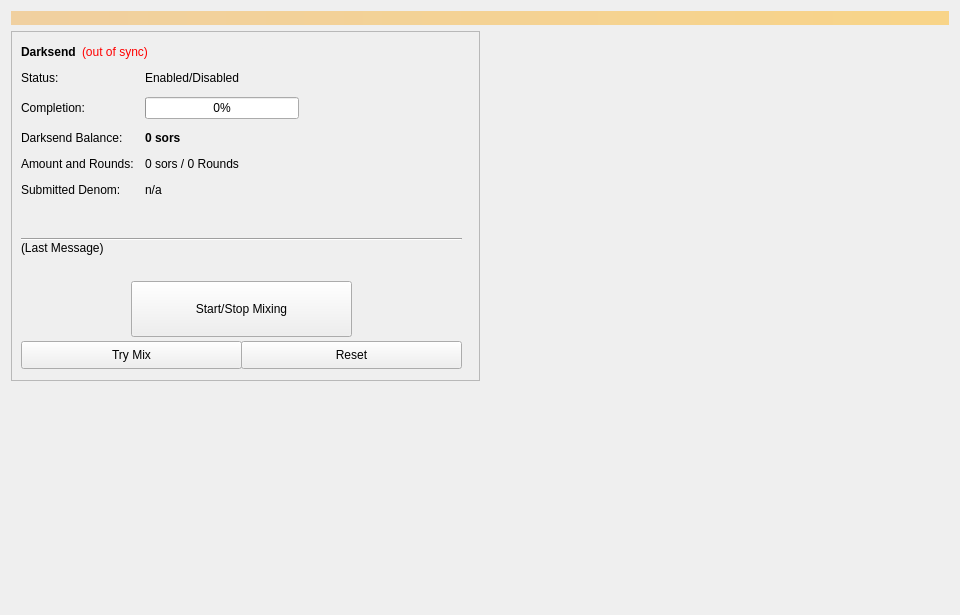
<?xml version="1.0" encoding="UTF-8"?>
<ui version="4.0">
 <class>Coinmix</class>
 <widget class="QWidget" name="Coinmix">
  <property name="geometry">
   <rect>
    <x>0</x>
    <y>0</y>
    <width>960</width>
    <height>615</height>
   </rect>
  </property>
  <property name="minimumSize">
   <size>
    <width>960</width>
    <height>0</height>
   </size>
  </property>
  <property name="windowTitle">
   <string>Form</string>
  </property>
  <layout class="QVBoxLayout" name="topLayout">
   <item>
    <widget class="QLabel" name="labelAlerts">
     <property name="visible">
      <bool>false</bool>
     </property>
     <property name="styleSheet">
      <string notr="true">background-color: qlineargradient(x1: 0, y1: 0, x2: 1, y2: 0, stop:0 #F0D0A0, stop:1 #F8D488); color:#000000;</string>
     </property>
     <property name="wordWrap">
      <bool>true</bool>
     </property>
     <property name="margin">
      <number>3</number>
     </property>
    </widget>
   </item>
   <item>
    <layout class="QHBoxLayout" name="horizontalLayout" stretch="1,1">
     <item>
      <layout class="QVBoxLayout" name="verticalLayout_2">
       <item>
        <widget class="QFrame" name="frameDarksend">
         <property name="minimumSize">
          <size>
           <width>0</width>
           <height>350</height>
          </size>
         </property>
         <property name="layoutDirection">
          <enum>Qt::LeftToRight</enum>
         </property>
         <property name="frameShape">
          <enum>QFrame::StyledPanel</enum>
         </property>
         <property name="frameShadow">
          <enum>QFrame::Raised</enum>
         </property>
         <widget class="QWidget" name="formLayoutWidget">
          <property name="geometry">
           <rect>
            <x>10</x>
            <y>40</y>
            <width>451</width>
            <height>161</height>
           </rect>
          </property>
          <layout class="QFormLayout" name="formLayout">
           <property name="fieldGrowthPolicy">
            <enum>QFormLayout::AllNonFixedFieldsGrow</enum>
           </property>
           <property name="horizontalSpacing">
            <number>11</number>
           </property>
           <property name="verticalSpacing">
            <number>12</number>
           </property>
           <item row="0" column="0">
            <widget class="QLabel" name="label_6">
             <property name="text">
              <string>Status:</string>
             </property>
            </widget>
           </item>
           <item row="1" column="0">
            <widget class="QLabel" name="label_7">
             <property name="text">
              <string>Completion:</string>
             </property>
            </widget>
           </item>
           <item row="1" column="1">
            <widget class="QProgressBar" name="DarksendProgress">
             <property name="maximumSize">
              <size>
               <width>154</width>
               <height>16777215</height>
              </size>
             </property>
             <property name="value">
              <number>0</number>
             </property>
            </widget>
           </item>
           <item row="2" column="0">
            <widget class="QLabel" name="labelAnonymizedText">
             <property name="text">
              <string>Darksend Balance:</string>
             </property>
            </widget>
           </item>
           <item row="2" column="1">
            <widget class="QLabel" name="labelAnonymized">
             <property name="font">
              <font>
               <weight>75</weight>
               <bold>true</bold>
              </font>
             </property>
             <property name="text">
              <string notr="true">0 sors</string>
             </property>
            </widget>
           </item>
           <item row="3" column="0">
            <widget class="QLabel" name="label_8">
             <property name="text">
              <string>Amount and Rounds:</string>
             </property>
            </widget>
           </item>
           <item row="3" column="1">
            <widget class="QLabel" name="labelAmountRounds">
             <property name="text">
              <string>0 sors / 0 Rounds</string>
             </property>
            </widget>
           </item>
           <item row="4" column="0">
            <widget class="QLabel" name="label_9">
             <property name="text">
              <string>Submitted Denom:</string>
             </property>
            </widget>
           </item>
           <item row="4" column="1">
            <widget class="QLabel" name="labelSubmittedDenom">
             <property name="toolTip">
              <string>The denominations you submitted to the Masternode.&lt;br&gt;To mix, other users must submit the exact same denominations.</string>
             </property>
             <property name="text">
              <string>n/a</string>
             </property>
            </widget>
           </item>
           <item row="0" column="1">
            <widget class="QLabel" name="DarksendEnabled">
             <property name="text">
              <string>Enabled/Disabled</string>
             </property>
            </widget>
           </item>
          </layout>
         </widget>
         <widget class="QPushButton" name="runAutoDenom">
          <property name="geometry">
           <rect>
            <x>251</x>
            <y>17</y>
            <width>1</width>
            <height>1</height>
           </rect>
          </property>
          <property name="palette">
           <palette>
            <active>
             <colorrole role="WindowText">
              <brush brushstyle="SolidPattern">
               <color alpha="255">
                <red>0</red>
                <green>0</green>
                <blue>0</blue>
               </color>
              </brush>
             </colorrole>
             <colorrole role="Button">
              <brush brushstyle="SolidPattern">
               <color alpha="255">
                <red>239</red>
                <green>238</green>
                <blue>238</blue>
               </color>
              </brush>
             </colorrole>
             <colorrole role="Light">
              <brush brushstyle="SolidPattern">
               <color alpha="255">
                <red>255</red>
                <green>255</green>
                <blue>255</blue>
               </color>
              </brush>
             </colorrole>
             <colorrole role="Midlight">
              <brush brushstyle="SolidPattern">
               <color alpha="255">
                <red>247</red>
                <green>246</green>
                <blue>246</blue>
               </color>
              </brush>
             </colorrole>
             <colorrole role="Dark">
              <brush brushstyle="SolidPattern">
               <color alpha="255">
                <red>119</red>
                <green>119</green>
                <blue>119</blue>
               </color>
              </brush>
             </colorrole>
             <colorrole role="Mid">
              <brush brushstyle="SolidPattern">
               <color alpha="255">
                <red>159</red>
                <green>159</green>
                <blue>159</blue>
               </color>
              </brush>
             </colorrole>
             <colorrole role="Text">
              <brush brushstyle="SolidPattern">
               <color alpha="255">
                <red>0</red>
                <green>0</green>
                <blue>0</blue>
               </color>
              </brush>
             </colorrole>
             <colorrole role="BrightText">
              <brush brushstyle="SolidPattern">
               <color alpha="255">
                <red>255</red>
                <green>255</green>
                <blue>255</blue>
               </color>
              </brush>
             </colorrole>
             <colorrole role="ButtonText">
              <brush brushstyle="SolidPattern">
               <color alpha="255">
                <red>0</red>
                <green>0</green>
                <blue>0</blue>
               </color>
              </brush>
             </colorrole>
             <colorrole role="Base">
              <brush brushstyle="SolidPattern">
               <color alpha="255">
                <red>255</red>
                <green>255</green>
                <blue>255</blue>
               </color>
              </brush>
             </colorrole>
             <colorrole role="Window">
              <brush brushstyle="SolidPattern">
               <color alpha="255">
                <red>239</red>
                <green>238</green>
                <blue>238</blue>
               </color>
              </brush>
             </colorrole>
             <colorrole role="Shadow">
              <brush brushstyle="SolidPattern">
               <color alpha="255">
                <red>0</red>
                <green>0</green>
                <blue>0</blue>
               </color>
              </brush>
             </colorrole>
             <colorrole role="AlternateBase">
              <brush brushstyle="SolidPattern">
               <color alpha="255">
                <red>247</red>
                <green>246</green>
                <blue>246</blue>
               </color>
              </brush>
             </colorrole>
             <colorrole role="ToolTipBase">
              <brush brushstyle="SolidPattern">
               <color alpha="255">
                <red>255</red>
                <green>255</green>
                <blue>220</blue>
               </color>
              </brush>
             </colorrole>
             <colorrole role="ToolTipText">
              <brush brushstyle="SolidPattern">
               <color alpha="255">
                <red>0</red>
                <green>0</green>
                <blue>0</blue>
               </color>
              </brush>
             </colorrole>
            </active>
            <inactive>
             <colorrole role="WindowText">
              <brush brushstyle="SolidPattern">
               <color alpha="255">
                <red>0</red>
                <green>0</green>
                <blue>0</blue>
               </color>
              </brush>
             </colorrole>
             <colorrole role="Button">
              <brush brushstyle="SolidPattern">
               <color alpha="255">
                <red>239</red>
                <green>238</green>
                <blue>238</blue>
               </color>
              </brush>
             </colorrole>
             <colorrole role="Light">
              <brush brushstyle="SolidPattern">
               <color alpha="255">
                <red>255</red>
                <green>255</green>
                <blue>255</blue>
               </color>
              </brush>
             </colorrole>
             <colorrole role="Midlight">
              <brush brushstyle="SolidPattern">
               <color alpha="255">
                <red>247</red>
                <green>246</green>
                <blue>246</blue>
               </color>
              </brush>
             </colorrole>
             <colorrole role="Dark">
              <brush brushstyle="SolidPattern">
               <color alpha="255">
                <red>119</red>
                <green>119</green>
                <blue>119</blue>
               </color>
              </brush>
             </colorrole>
             <colorrole role="Mid">
              <brush brushstyle="SolidPattern">
               <color alpha="255">
                <red>159</red>
                <green>159</green>
                <blue>159</blue>
               </color>
              </brush>
             </colorrole>
             <colorrole role="Text">
              <brush brushstyle="SolidPattern">
               <color alpha="255">
                <red>0</red>
                <green>0</green>
                <blue>0</blue>
               </color>
              </brush>
             </colorrole>
             <colorrole role="BrightText">
              <brush brushstyle="SolidPattern">
               <color alpha="255">
                <red>255</red>
                <green>255</green>
                <blue>255</blue>
               </color>
              </brush>
             </colorrole>
             <colorrole role="ButtonText">
              <brush brushstyle="SolidPattern">
               <color alpha="255">
                <red>0</red>
                <green>0</green>
                <blue>0</blue>
               </color>
              </brush>
             </colorrole>
             <colorrole role="Base">
              <brush brushstyle="SolidPattern">
               <color alpha="255">
                <red>255</red>
                <green>255</green>
                <blue>255</blue>
               </color>
              </brush>
             </colorrole>
             <colorrole role="Window">
              <brush brushstyle="SolidPattern">
               <color alpha="255">
                <red>239</red>
                <green>238</green>
                <blue>238</blue>
               </color>
              </brush>
             </colorrole>
             <colorrole role="Shadow">
              <brush brushstyle="SolidPattern">
               <color alpha="255">
                <red>0</red>
                <green>0</green>
                <blue>0</blue>
               </color>
              </brush>
             </colorrole>
             <colorrole role="AlternateBase">
              <brush brushstyle="SolidPattern">
               <color alpha="255">
                <red>247</red>
                <green>246</green>
                <blue>246</blue>
               </color>
              </brush>
             </colorrole>
             <colorrole role="ToolTipBase">
              <brush brushstyle="SolidPattern">
               <color alpha="255">
                <red>255</red>
                <green>255</green>
                <blue>220</blue>
               </color>
              </brush>
             </colorrole>
             <colorrole role="ToolTipText">
              <brush brushstyle="SolidPattern">
               <color alpha="255">
                <red>0</red>
                <green>0</green>
                <blue>0</blue>
               </color>
              </brush>
             </colorrole>
            </inactive>
            <disabled>
             <colorrole role="WindowText">
              <brush brushstyle="SolidPattern">
               <color alpha="255">
                <red>119</red>
                <green>119</green>
                <blue>119</blue>
               </color>
              </brush>
             </colorrole>
             <colorrole role="Button">
              <brush brushstyle="SolidPattern">
               <color alpha="255">
                <red>239</red>
                <green>238</green>
                <blue>238</blue>
               </color>
              </brush>
             </colorrole>
             <colorrole role="Light">
              <brush brushstyle="SolidPattern">
               <color alpha="255">
                <red>255</red>
                <green>255</green>
                <blue>255</blue>
               </color>
              </brush>
             </colorrole>
             <colorrole role="Midlight">
              <brush brushstyle="SolidPattern">
               <color alpha="255">
                <red>247</red>
                <green>246</green>
                <blue>246</blue>
               </color>
              </brush>
             </colorrole>
             <colorrole role="Dark">
              <brush brushstyle="SolidPattern">
               <color alpha="255">
                <red>119</red>
                <green>119</green>
                <blue>119</blue>
               </color>
              </brush>
             </colorrole>
             <colorrole role="Mid">
              <brush brushstyle="SolidPattern">
               <color alpha="255">
                <red>159</red>
                <green>159</green>
                <blue>159</blue>
               </color>
              </brush>
             </colorrole>
             <colorrole role="Text">
              <brush brushstyle="SolidPattern">
               <color alpha="255">
                <red>119</red>
                <green>119</green>
                <blue>119</blue>
               </color>
              </brush>
             </colorrole>
             <colorrole role="BrightText">
              <brush brushstyle="SolidPattern">
               <color alpha="255">
                <red>255</red>
                <green>255</green>
                <blue>255</blue>
               </color>
              </brush>
             </colorrole>
             <colorrole role="ButtonText">
              <brush brushstyle="SolidPattern">
               <color alpha="255">
                <red>119</red>
                <green>119</green>
                <blue>119</blue>
               </color>
              </brush>
             </colorrole>
             <colorrole role="Base">
              <brush brushstyle="SolidPattern">
               <color alpha="255">
                <red>239</red>
                <green>238</green>
                <blue>238</blue>
               </color>
              </brush>
             </colorrole>
             <colorrole role="Window">
              <brush brushstyle="SolidPattern">
               <color alpha="255">
                <red>239</red>
                <green>238</green>
                <blue>238</blue>
               </color>
              </brush>
             </colorrole>
             <colorrole role="Shadow">
              <brush brushstyle="SolidPattern">
               <color alpha="255">
                <red>0</red>
                <green>0</green>
                <blue>0</blue>
               </color>
              </brush>
             </colorrole>
             <colorrole role="AlternateBase">
              <brush brushstyle="SolidPattern">
               <color alpha="255">
                <red>239</red>
                <green>238</green>
                <blue>238</blue>
               </color>
              </brush>
             </colorrole>
             <colorrole role="ToolTipBase">
              <brush brushstyle="SolidPattern">
               <color alpha="255">
                <red>255</red>
                <green>255</green>
                <blue>220</blue>
               </color>
              </brush>
             </colorrole>
             <colorrole role="ToolTipText">
              <brush brushstyle="SolidPattern">
               <color alpha="255">
                <red>0</red>
                <green>0</green>
                <blue>0</blue>
               </color>
              </brush>
             </colorrole>
            </disabled>
           </palette>
          </property>
          <property name="focusPolicy">
           <enum>Qt::NoFocus</enum>
          </property>
          <property name="autoFillBackground">
           <bool>true</bool>
          </property>
          <property name="text">
           <string/>
          </property>
          <property name="flat">
           <bool>true</bool>
          </property>
         </widget>
         <widget class="QPushButton" name="toggleDarksend">
          <property name="geometry">
           <rect>
            <x>120</x>
            <y>250</y>
            <width>221</width>
            <height>56</height>
           </rect>
          </property>
          <property name="sizePolicy">
           <sizepolicy hsizetype="MinimumExpanding" vsizetype="Fixed">
            <horstretch>0</horstretch>
            <verstretch>0</verstretch>
           </sizepolicy>
          </property>
          <property name="text">
           <string>Start/Stop Mixing</string>
          </property>
         </widget>
         <widget class="Line" name="lineLastMessage">
          <property name="geometry">
           <rect>
            <x>10</x>
            <y>200</y>
            <width>441</width>
            <height>16</height>
           </rect>
          </property>
          <property name="orientation">
           <enum>Qt::Horizontal</enum>
          </property>
         </widget>
         <widget class="QLabel" name="DarksendStatus">
          <property name="geometry">
           <rect>
            <x>10</x>
            <y>210</y>
            <width>451</width>
            <height>43</height>
           </rect>
          </property>
          <property name="minimumSize">
           <size>
            <width>288</width>
            <height>43</height>
           </size>
          </property>
          <property name="text">
           <string>(Last Message)</string>
          </property>
          <property name="alignment">
           <set>Qt::AlignLeading|Qt::AlignLeft|Qt::AlignTop</set>
          </property>
          <property name="wordWrap">
           <bool>true</bool>
          </property>
         </widget>
         <widget class="QPushButton" name="DarksendAuto">
          <property name="geometry">
           <rect>
            <x>10</x>
            <y>310</y>
            <width>221</width>
            <height>28</height>
           </rect>
          </property>
          <property name="sizePolicy">
           <sizepolicy hsizetype="MinimumExpanding" vsizetype="Fixed">
            <horstretch>0</horstretch>
            <verstretch>0</verstretch>
           </sizepolicy>
          </property>
          <property name="toolTip">
           <string>Try to manually submit a Darksend request.</string>
          </property>
          <property name="text">
           <string>Try Mix</string>
          </property>
         </widget>
         <widget class="QPushButton" name="DarksendReset">
          <property name="geometry">
           <rect>
            <x>230</x>
            <y>310</y>
            <width>221</width>
            <height>28</height>
           </rect>
          </property>
          <property name="sizePolicy">
           <sizepolicy hsizetype="MinimumExpanding" vsizetype="Fixed">
            <horstretch>0</horstretch>
            <verstretch>0</verstretch>
           </sizepolicy>
          </property>
          <property name="toolTip">
           <string>Reset the current status of Darksend (can interrupt Darksend if it's in the process of Mixing, which can cost you money!)</string>
          </property>
          <property name="autoFillBackground">
           <bool>false</bool>
          </property>
          <property name="text">
           <string>Reset</string>
          </property>
         </widget>
         <widget class="QWidget" name="layoutWidget">
          <property name="geometry">
           <rect>
            <x>10</x>
            <y>10</y>
            <width>431</width>
            <height>22</height>
           </rect>
          </property>
          <layout class="QHBoxLayout" name="horizontalLayout_5">
           <item>
            <widget class="QLabel" name="label_2">
             <property name="font">
              <font>
               <weight>75</weight>
               <bold>true</bold>
              </font>
             </property>
             <property name="text">
              <string>Darksend</string>
             </property>
            </widget>
           </item>
           <item>
            <widget class="QLabel" name="labelDarksendSyncStatus">
             <property name="toolTip">
              <string>The displayed information may be out of date. Your wallet automatically synchronizes with the sors network after a connection is established, but this process has not completed yet.</string>
             </property>
             <property name="styleSheet">
              <string notr="true">QLabel { color: red; }</string>
             </property>
             <property name="text">
              <string notr="true">(out of sync)</string>
             </property>
             <property name="alignment">
              <set>Qt::AlignLeading|Qt::AlignLeft|Qt::AlignVCenter</set>
             </property>
            </widget>
           </item>
           <item>
            <spacer name="horizontalSpacer_4">
             <property name="orientation">
              <enum>Qt::Horizontal</enum>
             </property>
             <property name="sizeHint" stdset="0">
              <size>
               <width>40</width>
               <height>20</height>
              </size>
             </property>
            </spacer>
           </item>
          </layout>
         </widget>
        </widget>
       </item>
       <item>
        <spacer name="verticalSpacer">
         <property name="orientation">
          <enum>Qt::Vertical</enum>
         </property>
         <property name="sizeHint" stdset="0">
          <size>
           <width>20</width>
           <height>40</height>
          </size>
         </property>
        </spacer>
       </item>
      </layout>
     </item>
     <item>
      <layout class="QVBoxLayout" name="verticalLayout_3">
       <item>
        <spacer name="verticalSpacer_2">
         <property name="orientation">
          <enum>Qt::Vertical</enum>
         </property>
         <property name="sizeType">
          <enum>QSizePolicy::Expanding</enum>
         </property>
         <property name="sizeHint" stdset="0">
          <size>
           <width>20</width>
           <height>40</height>
          </size>
         </property>
        </spacer>
       </item>
      </layout>
     </item>
    </layout>
   </item>
  </layout>
 </widget>
 <resources/>
 <connections/>
</ui>
